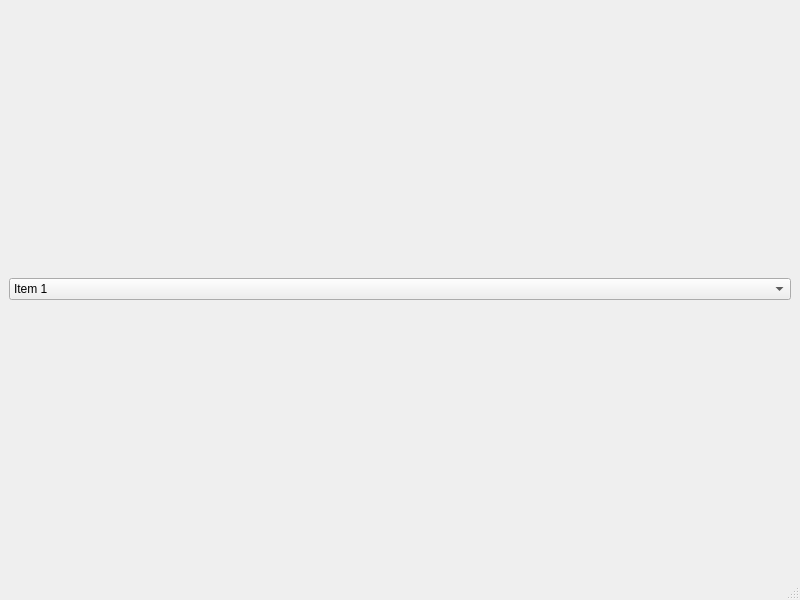
<?xml version="1.0" encoding="UTF-8"?>
<ui version="4.0">
 <class>MainWindow</class>
 <widget class="QMainWindow" name="MainWindow">
  <property name="geometry">
   <rect>
    <x>0</x>
    <y>0</y>
    <width>800</width>
    <height>600</height>
   </rect>
  </property>
  <property name="windowTitle">
   <string>MainWindow</string>
  </property>
  <widget class="QWidget" name="centralwidget">
   <layout class="QGridLayout" name="gridLayout_2">
    <item row="0" column="0">
     <layout class="QGridLayout" name="gridLayout">
      <item row="0" column="0">
       <widget class="QComboBox" name="comboBox">
        <item>
         <property name="text">
          <string>Item 1</string>
         </property>
        </item>
        <item>
         <property name="text">
          <string>Item 2</string>
         </property>
        </item>
       </widget>
      </item>
     </layout>
    </item>
   </layout>
  </widget>
  <widget class="QMenuBar" name="menubar">
   <property name="geometry">
    <rect>
     <x>0</x>
     <y>0</y>
     <width>800</width>
     <height>24</height>
    </rect>
   </property>
  </widget>
  <widget class="QStatusBar" name="statusbar"/>
 </widget>
 <resources/>
 <connections/>
</ui>
